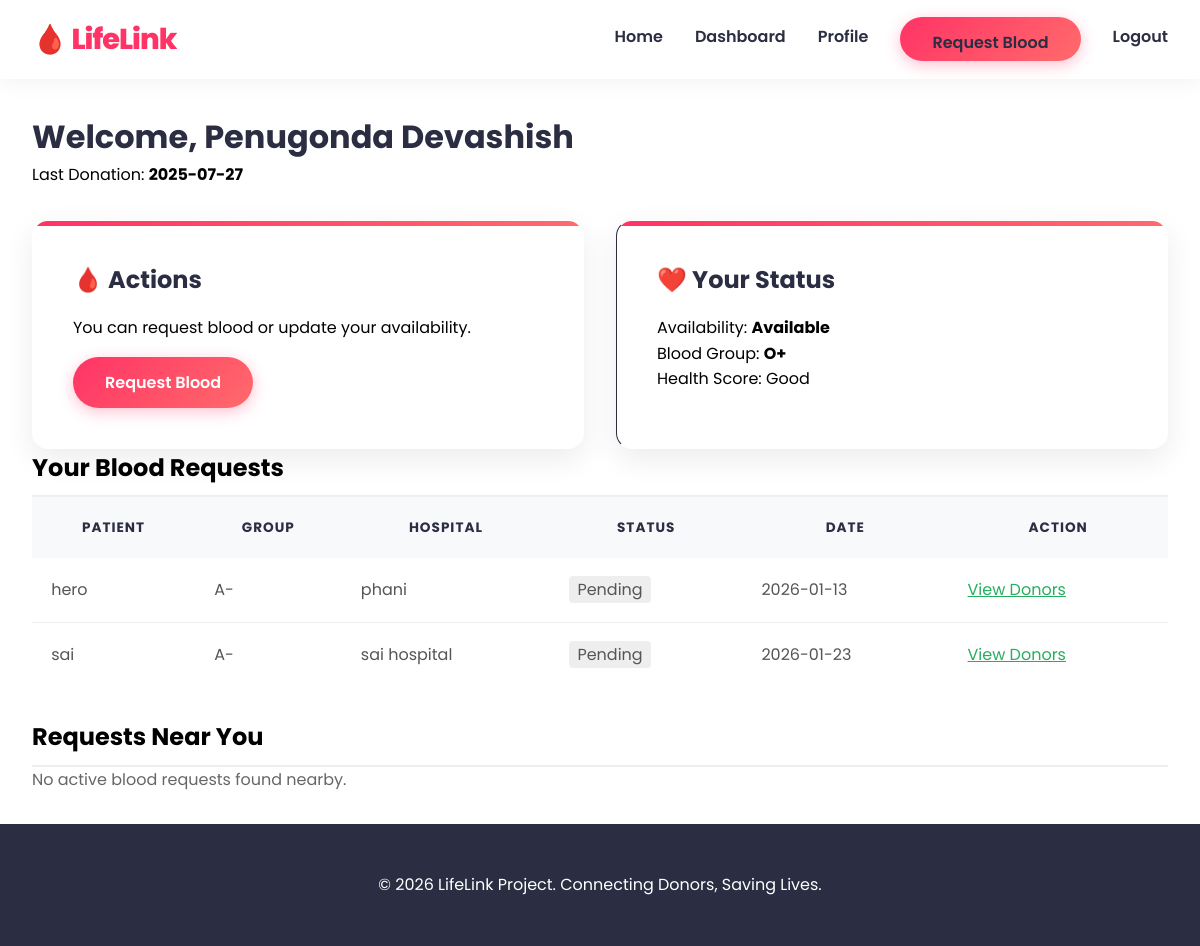
The app's page /dashboard (signed in) with its own data.
### models.py (models this page shows, shortened)
class User(UserMixin, db.Model):
    __tablename__ = 'users'
    id = db.Column(db.Integer, primary_key=True)
    full_name = db.Column(db.String(100), nullable=False)
    mobile_number = db.Column(db.String(15), unique=True, nullable=False)
    password_hash = db.Column(db.String(200), nullable=False)
    blood_group = db.Column(db.String(5), nullable=False)
    age = db.Column(db.Integer, nullable=False)
    city = db.Column(db.String(50), nullable=False)
    latitude = db.Column(db.Float, nullable=False)
    longitude = db.Column(db.Float, nullable=False)
    bp = db.Column(db.Boolean, default=False)
    sugar = db.Column(db.Boolean, default=False)
    heart_disease = db.Column(db.Boolean, default=False)
    asthma = db.Column(db.Boolean, default=False)
    smoking = db.Column(db.Boolean, default=False)
    drinking = db.Column(db.Boolean, default=False)
    last_donation_date = db.Column(db.Date, nullable=True)
    is_available = db.Column(db.Boolean, default=True)
    is_approved = db.Column(db.Boolean, default=True) # Admin approval
    qr_code_data = db.Column(db.String(500), nullable=True) # Data for QR ID
    created_at = db.Column(db.DateTime, default=datetime.utcnow)
    last_active = db.Column(db.DateTime, nullable=True)
    failed_login_attempts = db.Column(db.Integer, default=0)
    is_locked = db.Column(db.Boolean, default=False)
    risk_score = db.Column(db.Float, default=0.0)

class BloodRequest(db.Model):
    __tablename__ = 'blood_requests'
    id = db.Column(db.Integer, primary_key=True)
    requester_id = db.Column(db.Integer, db.ForeignKey('users.id'), nullable=True)
    patient_name = db.Column(db.String(100), nullable=False)
    blood_group = db.Column(db.String(5), nullable=False)
    hospital_name = db.Column(db.String(100), nullable=False)
    hospital_location = db.Column(db.String(255), nullable=True)
    req_latitude = db.Column(db.Float, nullable=False)
    req_longitude = db.Column(db.Float, nullable=False)
    urgency_level = db.Column(db.String(20), default='Medium')
    contact_number = db.Column(db.String(15), nullable=False)
    status = db.Column(db.String(20), default='Pending')
    created_at = db.Column(db.DateTime, default=datetime.utcnow)
    requester = db.relationship('User', backref='requests')
    @property
    def status_color(self):
        return '#eee' if self.status == 'Pending' else '#d4edda'

### app.py (the view)
@app.route('/dashboard')
@login_required
def dashboard():
    if isinstance(current_user, Admin):
        return redirect(url_for('admin_dashboard'))
    my_requests = BloodRequest.query.filter_by(requester_id=current_user.id).all()
    nearby_requests = BloodRequest.query.filter(
        BloodRequest.requester_id != current_user.id,
        BloodRequest.status == 'Pending'
    ).order_by(BloodRequest.created_at.desc()).limit(5).all()
    return render_template('dashboard.html', user=current_user, requests=my_requests, nearby_requests=nearby_requests)

### app.py (called while the page is built, shortened)
@app.after_request
def add_header(response):
    response.headers['Cache-Control'] = 'no-store, no-cache, must-revalidate, post-check=0, pre-check=0, max-age=0'
    response.headers['Pragma'] = 'no-cache'
    response.headers['Expires'] = '-1'
    return response

@login_manager.user_loader
def load_user(user_id):
    if user_id.startswith('admin_'):
        try:
            uid = int(user_id.split('_')[1])
            return db.session.get(Admin, uid)
        except (IndexError, ValueError):
            return None
    if user_id.startswith('user_'):
        try:
            uid = int(user_id.split('_')[1])
            user = db.session.get(User, uid)
            if user and not user.is_approved:
                return None # Block login if not approved
            return user
        except (IndexError, ValueError):
            return None

### templates/dashboard.html
{% extends 'base.html' %}
{% block content %}
<div style="margin-bottom: 2rem;">
    <h1 style="color: var(--secondary);">Welcome, {{ user.full_name }}</h1>
    <p>Last Donation:
        {% if user.last_donation_date %}
        <strong>{{ user.last_donation_date }}</strong>
        {% else %}
        <span style="color: green;">Never (Ready to Donate!)</span>
        {% endif %}
    </p>
</div>
<div class="grid">
    <div class="card">
        <h3>🩸 Actions</h3>
        <p>You can request blood or update your availability.</p>
        <div style="margin-top: 1rem; display: flex; gap: 0.5rem; flex-wrap: wrap;">
            <a href="{{ url_for('request_blood') }}" class="btn">Request Blood</a>
        </div>
    </div>
    <div class="card" style="border-left-color: var(--secondary);">
        <h3>❤️ Your Status</h3>
        <p>Availability: <strong>{{ 'Available' if user.is_available else 'Not Available' }}</strong></p>
        <p>Blood Group: <strong>{{ user.blood_group }}</strong></p>
        <p>Health Score: Good</p>
    </div>
</div>
<h2 class="mt-2" style="border-bottom: 2px solid #eee; padding-bottom: 0.5rem;">Your Blood Requests</h2>
{% if requests %}
<table>
    <thead>
        <tr>
            <th>Patient</th>
            <th>Group</th>
            <th>Hospital</th>
            <th>Status</th>
            <th>Date</th>
            <th>Action</th>
        </tr>
    </thead>
    <tbody>
        {% for req in requests %}
        <tr>
            <td>{{ req.patient_name }}</td>
            <td>{{ req.blood_group }}</td>
            <td>{{ req.hospital_name }}</td>
            <td>
                <span style="padding: 2px 8px; border-radius: 4px; background: {{ req.status_color }};">
                    {{ req.status }}
                </span>
            </td>
            <td>{{ req.created_at.strftime('%Y-%m-%d') }}</td>
            <td>
                <a href="{{ url_for('find_donors', req_id=req.id) }}" style="color: var(--accent);">View Donors</a>
            </td>
        </tr>
        {% endfor %}
    </tbody>
</table>
{% else %}
<p style="margin-top: 1rem; color: #666;">You haven't made any blood requests yet.</p>
{% endif %}
<h2 class="mt-2" style="border-bottom: 2px solid #eee; padding-bottom: 0.5rem; margin-top: 2rem;">Requests Near You</h2>
{% if nearby_requests %}
<div style="overflow-x: auto;">
    <table>
        <thead>
            <tr>
                <th>Patient</th>
                <th>Group</th>
                <th>Hospital</th>
                <th>Urgency</th>
                <th>Actions</th>
            </tr>
        </thead>
        <tbody>
            {% for req in nearby_requests %}
            <tr>
                <td>{{ req.patient_name }}</td>
                <td><strong style="color: var(--secondary);">{{ req.blood_group }}</strong></td>
                <td>{{ req.hospital_name }}<br><small>{{ req.hospital_location }}</small></td>
                <td>{{ req.urgency_level }}</td>
                <td>
                    <div style="display: flex; gap: 0.5rem;">
                        <a href="tel:{{ req.contact_number }}" class="btn"
                            style="padding: 0.2rem 0.5rem; font-size: 0.8rem;">📞 Call</a>
                        <a href="{{ url_for('chat', partner_id=req.requester_id) }}" class="btn"
                            style="padding: 0.2rem 0.5rem; font-size: 0.8rem; background: var(--secondary);">💬 Chat</a>
                    </div>
                </td>
            </tr>
            {% endfor %}
        </tbody>
    </table>
</div>
{% else %}
<p style="color: #666;">No active blood requests found nearby.</p>
{% endif %}
{% endblock %}

### static/css/style.css (style rules this page uses)
:root { --primary: #FF3366; --primary-dark: #cc0044; --secondary: #2B2D42; --accent: #27ae60; --background: #f0f2f5; --text: #2B2D42; --white: #ffffff; --glass: rgba(255, 255, 255, 0.95); --shadow: 0 10px 30px rgba(0, 0, 0, 0.08); --radius: 16px; --gradient: linear-gradient(135deg, #FF3366 0%, #FF6B6B 100%); --gradient-hover: linear-gradient(135deg, #FF6B6B 0%, #FF3366 100%); }
* { margin: 0; padding: 0; box-sizing: border-box; font-family: 'Poppins', sans-serif; }
body { background-color: var(--background); color: var(--text); line-height: 1.6; display: flex; flex-direction: column; min-height: 100vh; }
.btn { display: inline-block; padding: 0.8rem 2rem; background: var(--gradient); color: var(--white); border-radius: 50px; text-decoration: none; transition: all 0.3s ease; border: none; cursor: pointer; font-size: 1rem; font-weight: 600; box-shadow: 0 4px 15px rgba(255, 51, 102, 0.3); }
.grid { display: grid; grid-template-columns: repeat(auto-fit, minmax(350px, 1fr)); gap: 2rem; }
.card { background: var(--white); padding: 2.5rem; border-radius: var(--radius); box-shadow: var(--shadow); transition: all 0.4s cubic-bezier(0.175, 0.885, 0.32, 1.275); border: 1px solid rgba(255, 255, 255, 0.8); position: relative; overflow: hidden; }
.card::before { content: ''; position: absolute; top: 0; left: 0; width: 100%; height: 5px; background: var(--gradient); }
.card h3 { color: var(--secondary); margin-bottom: 1rem; font-size: 1.5rem; font-weight: 700; }
table { width: 100%; border-collapse: separate; border-spacing: 0; }
th { background: #f8f9fa; color: var(--secondary); padding: 1.2rem; font-weight: 700; text-transform: uppercase; font-size: 0.85rem; letter-spacing: 1px; }
td { padding: 1.2rem; border-bottom: 1px solid #eee; background: var(--white); color: #555; }
tr:last-child td { border-bottom: none; }

### templates/base.html (style rules this page uses)
body { font-family: 'Poppins', sans-serif; }

### records on screen
User: full_name "Penugonda Devashish", last_donation_date "2025-07-27", is_available "Available", blood_group "O+"
BloodRequest: patient_name "hero", blood_group "A-", hospital_name "phani", status "Pending", created_at "2026-01-13"
BloodRequest: patient_name "sai", blood_group "A-", hospital_name "sai hospital", status "Pending", created_at "2026-01-23"
